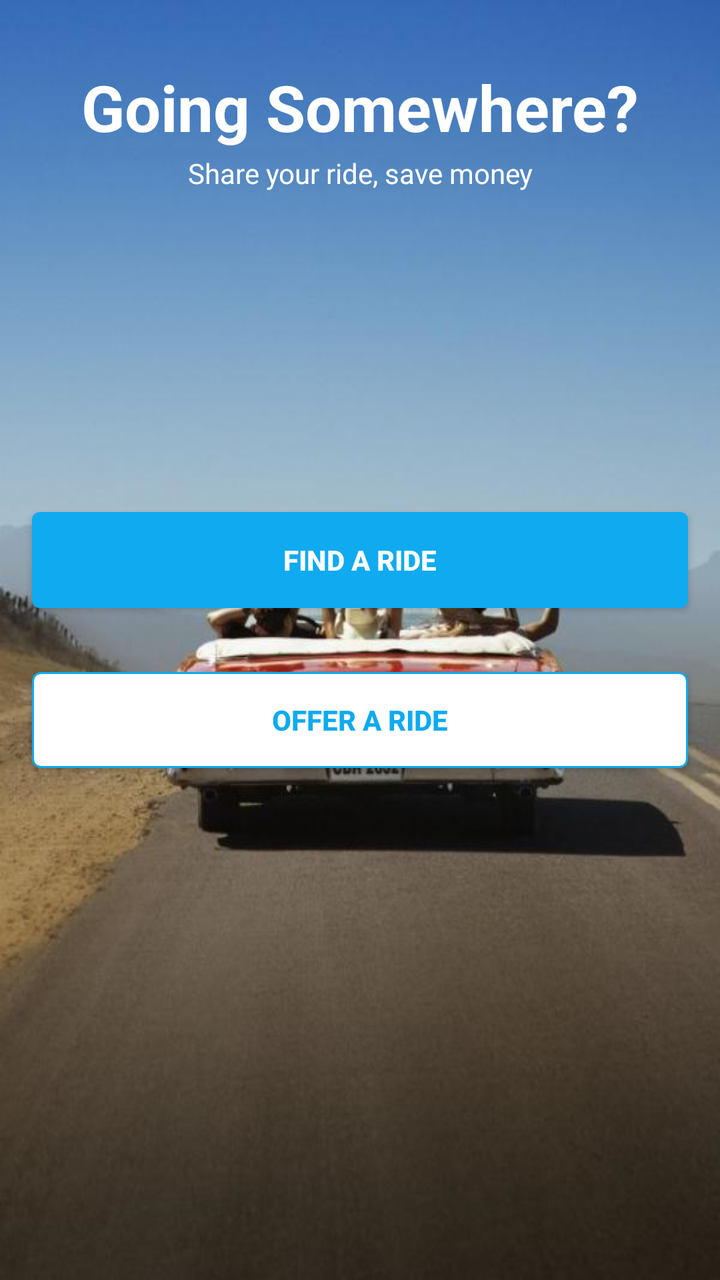
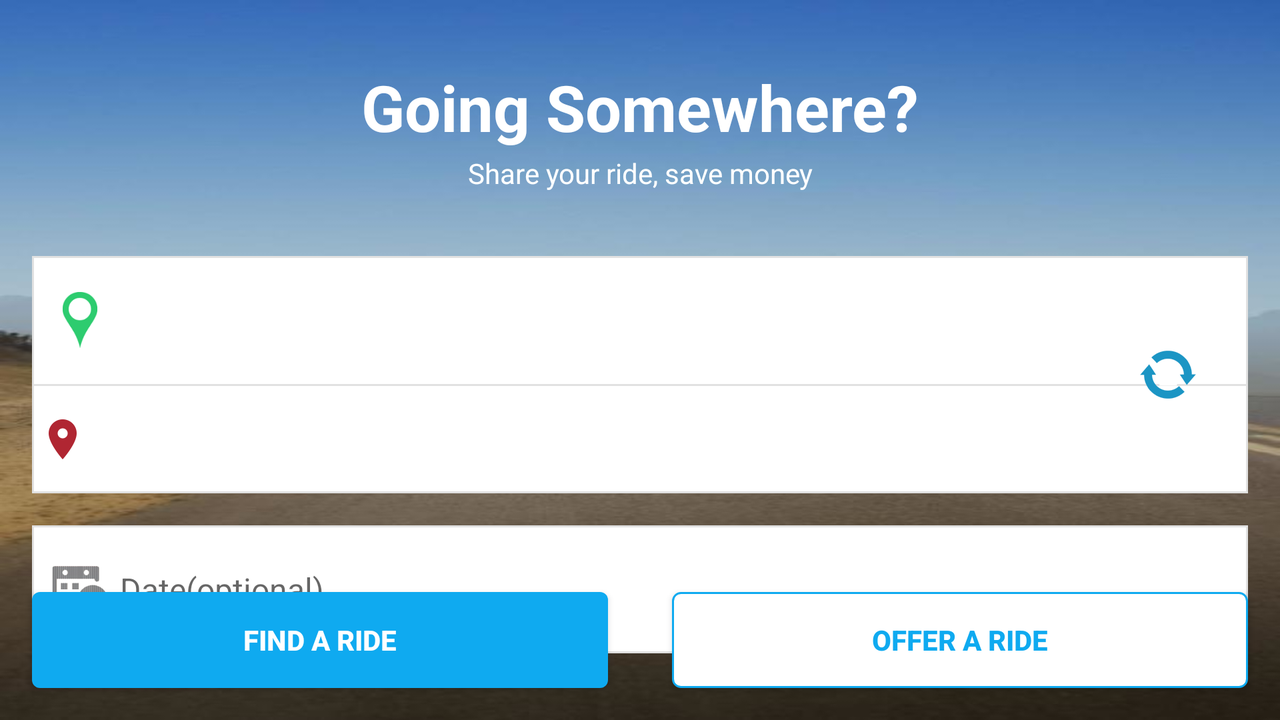

First picture: res/layout/ on a phone held upright. Second picture: the repository's own variant of that layout, on a device whose configuration matches the variant's folder. Source for both follows.
<!-- AndroidManifest.xml: activity theme AppTheme.NoActionBar -->
<!-- res/layout/fragment_home.xml -->
<?xml version="1.0" encoding="utf-8"?>
<RelativeLayout xmlns:android="http://schemas.android.com/apk/res/android"
    android:layout_width="match_parent"
    android:layout_height="match_parent"
    android:background="@drawable/road_1"
    android:orientation="vertical" >

    <TextView
        android:id="@+id/label"
        android:layout_width="fill_parent"
        android:layout_height="wrap_content"
        android:layout_alignParentTop="true"
        android:layout_marginTop="32dp"
        android:gravity="center_horizontal"
        android:text="@string/going_smwr"
        android:textColor="#FFFFFF"
        android:textSize="32sp"
        android:textStyle="bold" />

    <TextView
        android:id="@+id/label_tag"
        android:layout_width="fill_parent"
        android:layout_height="wrap_content"
        android:layout_below="@+id/label"
        android:layout_marginTop="2dp"
        android:gravity="center_horizontal"
        android:text="@string/share_ride_save_money"
        android:textColor="#FFFFFF"
        android:textSize="14sp" />

    <LinearLayout
        android:id="@+id/btnsLayout"
        android:layout_width="match_parent"
        android:layout_height="wrap_content"
        android:layout_centerInParent="true"
        android:orientation="vertical" >

        <Button
            android:id="@+id/searchRide"
            android:layout_width="match_parent"
            android:layout_height="wrap_content"
            android:layout_margin="16dp"
            android:background="@drawable/search_button_bg"
            android:text="@string/searchRide"
            android:textColor="#FFFFFF"
            android:textStyle="bold" />

        <Button
            android:id="@+id/offerRide"
            android:layout_width="match_parent"
            android:layout_height="wrap_content"
            android:layout_margin="16dp"
            android:background="@drawable/offerride_button_bg"
            android:text="@string/offerRide"
            android:textColor="#0FAAF0"
            android:textStyle="bold" />
    </LinearLayout>

</RelativeLayout>
<!-- resources referenced by this layout -->
<resources>
  <!-- drawable offerride_button_bg (drawable) -->
  <?xml version="1.0" encoding="utf-8"?>
  <shape xmlns:android="http://schemas.android.com/apk/res/android" >
  
      <solid android:color="#FFFFFF" />
      <stroke android:width="1dp" android:color="#0FAAF0"/>
  
      <corners android:radius="4dip" />
  
  </shape>
  <!-- drawable road_1: png bitmap (drawable, 255445 bytes) -->
  <!-- drawable search_button_bg (drawable) -->
  <?xml version="1.0" encoding="utf-8"?>
  <shape xmlns:android="http://schemas.android.com/apk/res/android" >
  
      <solid android:color="#0FAAF0" />
  
      <corners android:radius="4dip" />
  
  </shape>
  <string name="going_smwr">Going Somewhere?</string>
  <string name="offerRide">Offer a Ride</string>
  <string name="searchRide">Find a Ride</string>
  <string name="share_ride_save_money">Share your ride, save money</string>
  <style name="AppTheme.NoActionBar">
          <item name="windowActionBar">false</item>
          <item name="windowNoTitle">true</item>
          <item name="colorPrimary">@color/colorPrimary</item>
          <item name="colorPrimaryDark">@color/colorPrimaryDark</item>
          <item name="colorAccent">@color/colorAccent</item>
      </style>
  <color name="colorPrimary">#2B3E4F</color>
  <color name="colorPrimaryDark">#1a2630</color>
  <color name="colorAccent">#0FAAF0</color>
</resources>
<!-- res/layout-land/fragment_home.xml (the repository's variant of the layout above) -->
<!-- drawn on the phone turned sideways -->
<?xml version="1.0" encoding="utf-8"?>
<RelativeLayout xmlns:android="http://schemas.android.com/apk/res/android"
    android:layout_width="match_parent"
    android:layout_height="match_parent"
    android:background="@drawable/road_1"
    android:orientation="vertical">

    <TextView
        android:id="@+id/label"
        android:layout_width="fill_parent"
        android:layout_height="wrap_content"
        android:layout_alignParentTop="true"
        android:layout_marginTop="32dp"
        android:gravity="center_horizontal"
        android:text="@string/going_smwr"
        android:textColor="#FFFFFF"
        android:textSize="32sp"
        android:textStyle="bold" />

    <TextView
        android:id="@+id/label_tag"
        android:layout_width="fill_parent"
        android:layout_height="wrap_content"
        android:layout_below="@+id/label"
        android:layout_marginTop="2dp"
        android:gravity="center_horizontal"
        android:text="@string/share_ride_save_money"
        android:textColor="#FFFFFF"
        android:textSize="14sp" />


    <RelativeLayout
        android:id="@+id/placeLayout"
        android:layout_width="match_parent"
        android:layout_height="wrap_content"
        android:layout_below="@+id/label_tag"
        android:layout_marginLeft="16dp"
        android:layout_marginRight="16dp"
        android:layout_marginTop="32dp"
        android:background="@drawable/bg_input_group">

        <EditText
            android:id="@+id/et_where_from"
            android:layout_width="match_parent"
            android:layout_height="wrap_content"
            android:layout_toLeftOf="@+id/swapAreas"
            android:background="@android:color/transparent"
            android:drawableLeft="@drawable/ic_ride_from"
            android:drawablePadding="4dp"
            android:paddingBottom="16dp"
            android:paddingLeft="8dp"
            android:paddingRight="8dp"
            android:paddingTop="16dp"
            android:textSize="16sp" />

        <View
            android:id="@+id/dividerView"
            android:layout_width="match_parent"
            android:layout_height="1dp"
            android:layout_below="@+id/et_where_from"
            android:background="#E1E1E1" />

        <ImageView
            android:id="@+id/swapAreas"
            android:layout_width="wrap_content"
            android:layout_height="wrap_content"
            android:layout_alignParentRight="true"
            android:layout_centerVertical="true"
            android:layout_marginRight="24dp"
            android:src="@drawable/swap" />

        <EditText
            android:id="@+id/bottomEdit"
            android:layout_width="match_parent"
            android:layout_height="wrap_content"
            android:layout_below="@+id/dividerView"
            android:layout_toLeftOf="@+id/swapAreas"
            android:background="@android:color/transparent"
            android:drawableLeft="@drawable/ic_ride_to"
            android:drawablePadding="4dp"
            android:paddingBottom="16dp"
            android:paddingLeft="8dp"
            android:paddingRight="8dp"
            android:paddingTop="16dp"
            android:textSize="16sp" />

    </RelativeLayout>

    <EditText
        android:id="@+id/dateEdit"
        android:layout_width="match_parent"
        android:layout_height="wrap_content"
        android:layout_below="@+id/placeLayout"
        android:layout_marginLeft="16dp"
        android:layout_marginRight="16dp"
        android:layout_marginTop="16dp"
        android:background="@drawable/bg_input_group"
        android:drawableLeft="@drawable/date"
        android:drawablePadding="4dp"
        android:hint="@string/ride_date"
        android:paddingBottom="16dp"
        android:paddingLeft="8dp"
        android:paddingRight="8dp"
        android:paddingTop="16dp"
        android:textSize="16sp" />

    <LinearLayout
        android:id="@+id/btnsLayout"
        android:layout_width="match_parent"
        android:layout_height="wrap_content"
        android:layout_alignParentBottom="true"
        android:orientation="horizontal"
        android:weightSum="2">

        <Button
            android:id="@+id/searchRide"
            android:layout_width="0dp"
            android:layout_height="wrap_content"
            android:layout_margin="16dp"
            android:layout_weight="1"
            android:background="@drawable/search_button_bg"
            android:text="@string/searchRide"
            android:textColor="#FFFFFF"
            android:textStyle="bold" />

        <Button
            android:id="@+id/offerRide"
            android:layout_width="0dp"
            android:layout_height="wrap_content"
            android:layout_margin="16dp"
            android:layout_weight="1"
            android:background="@drawable/offerride_button_bg"
            android:text="@string/offerRide"
            android:textColor="#0FAAF0"
            android:textStyle="bold" />

    </LinearLayout>

</RelativeLayout>
<!-- resources referenced by the variant -->
<!-- as the phone turned sideways resolves them -->
<resources>
  <!-- drawable bg_input_group (drawable) -->
  <?xml version="1.0" encoding="utf-8"?>
  <shape xmlns:android="http://schemas.android.com/apk/res/android"
      android:shape="rectangle">
  
      <solid android:color="@android:color/white" />
  
      <stroke
          android:width="1dp"
          android:color="#E1E1E1" />
  
  </shape>
  <!-- drawable date: png bitmap (drawable, 546 bytes) -->
  <!-- drawable ic_ride_from: png bitmap (drawable-hdpi, 1978 bytes) -->
  <!-- drawable ic_ride_to: png bitmap (drawable-hdpi, 629 bytes) -->
  <!-- drawable offerride_button_bg (drawable) -->
  <?xml version="1.0" encoding="utf-8"?>
  <shape xmlns:android="http://schemas.android.com/apk/res/android" >
  
      <solid android:color="#FFFFFF" />
      <stroke android:width="1dp" android:color="#0FAAF0"/>
  
      <corners android:radius="4dip" />
  
  </shape>
  <!-- drawable road_1: png bitmap (drawable, 255445 bytes) -->
  <!-- drawable search_button_bg (drawable) -->
  <?xml version="1.0" encoding="utf-8"?>
  <shape xmlns:android="http://schemas.android.com/apk/res/android" >
  
      <solid android:color="#0FAAF0" />
  
      <corners android:radius="4dip" />
  
  </shape>
  <!-- drawable swap: png bitmap (drawable-hdpi, 2088 bytes) -->
  <string name="going_smwr">Going Somewhere?</string>
  <string name="offerRide">Offer a Ride</string>
  <string name="ride_date">Date(optional)</string>
  <string name="searchRide">Find a Ride</string>
  <string name="share_ride_save_money">Share your ride, save money</string>
  <style name="AppTheme.NoActionBar">
          <item name="windowActionBar">false</item>
          <item name="windowNoTitle">true</item>
          <item name="colorPrimary">@color/colorPrimary</item>
          <item name="colorPrimaryDark">@color/colorPrimaryDark</item>
          <item name="colorAccent">@color/colorAccent</item>
      </style>
  <color name="colorPrimary">#2B3E4F</color>
  <color name="colorPrimaryDark">#1a2630</color>
  <color name="colorAccent">#0FAAF0</color>
</resources>
